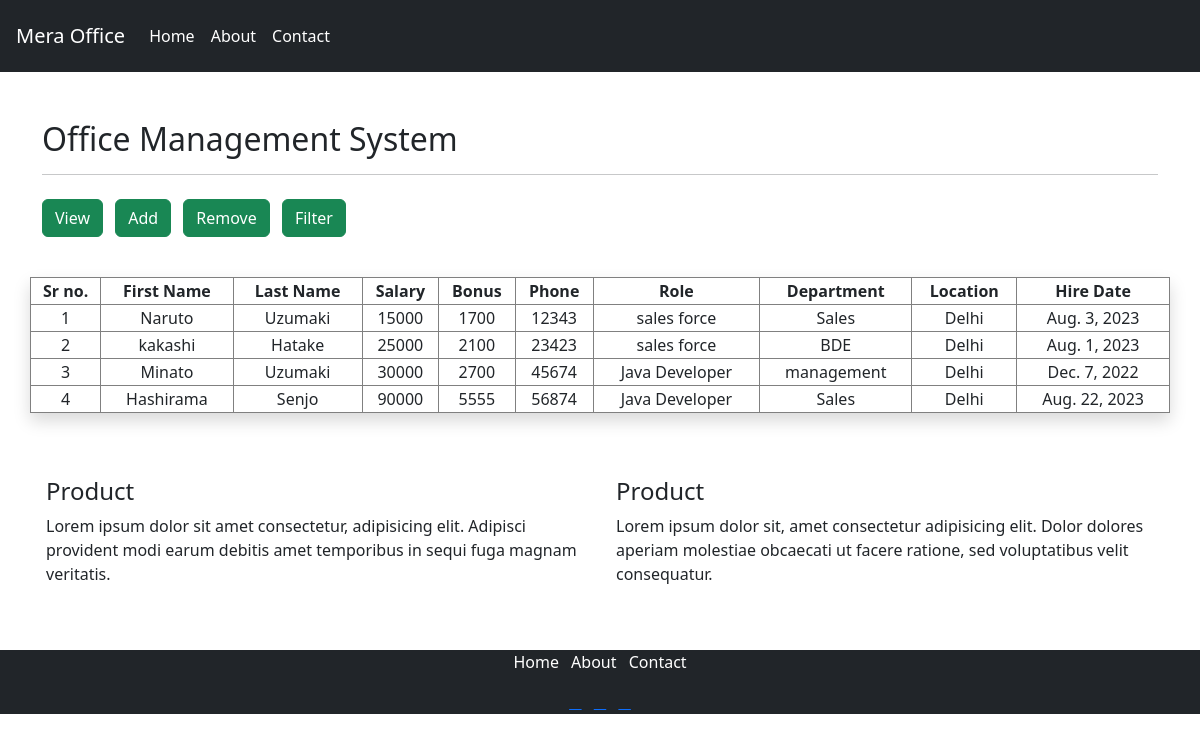
Page /all_emp/ on the committed database.
### emp_app/models.py (models this page shows, shortened)
class Employee(models.Model):
    dept=models.ForeignKey(Department,on_delete=models.CASCADE)
    role=models.ForeignKey(Role,on_delete=models.CASCADE)
    first_name=models.CharField(max_length=100,null=False)
    last_name=models.CharField(max_length=100)
    salary=models.IntegerField(default=0)
    bonus=models.IntegerField(default=0)
    phone=models.IntegerField(default=0)
    hire_date=models.DateField()

class Role(models.Model):
    name=models.CharField(max_length=100,null=False)

class Department(models.Model):
    name=models.CharField(max_length=100,null=False)
    location=models.CharField(max_length=100)

### emp_app/views.py (the view)
# urls.py: path('all_emp/',all_emp,name='all_emp'),
def all_emp(request):
    emp=Employee.objects.all()
    return render(request,'all_emp.html',{'emp':emp})

### templates/all_emp.html
{% extends "base.html" %}
{% block start %}
<div class="container mt-5">
    <div class="row">
        <div class="col">
            <h2>Office Management System</h2>
            <hr>
            <ul class=" list-inline social-icon">
                <li class="list-inline-item"><a class="btn btn-success mt-2" role="button" href="/">View</a></li>
                <li class="list-inline-item"><a class="btn btn-success mt-2" role="button" href="/">Add</a></li>
                <li class="list-inline-item"><a class="btn btn-success mt-2" role="button" href="/">Remove</a></li>
                <li class="list-inline-item"><a class="btn btn-success mt-2" role="button" href="/">Filter</a></li>
            </ul>
        </div>
    </div>
</div>
<table class="container table-bordered shadow text-center mt-4">
    <tr>
        <th>Sr no.</th>
        <th>First Name</th>
        <th>Last Name</th>
        <th>Salary</th>
        <th>Bonus</th>
        <th>Phone</th>
        <th>Role</th>
        <th>Department</th>
        <th>Location</th>
        <th>Hire Date</th>
    </tr>
    {% for n in emp %}
    <tr>
        <td>{{forloop.counter}}</td>
        <td>{{n.first_name}}</td>
        <td>{{n.last_name}}</td>
        <td>{{n.salary}}</td>
        <td>{{n.bonus}}</td>
        <td>{{n.phone}}</td>
        <td>{{n.role.name}}</td>
        <td>{{n.dept.name}}</td>
        <td>{{n.dept.location}}</td>
        <td>{{n.hire_date}}</td>
    </tr>
    {% endfor %}
</table>
{% endblock %}

### templates/base.html (shortened to what this page needs)
<!DOCTYPE html>
<html lang="en">
<head>
    <link rel="stylesheet" href="/static/css/bootstrap.min.css">
    <link rel="stylesheet" href="/static/css/font-awesome.min.css">
</head>
<body>
    <nav class="navbar navbar-expand-sm navbar-dark bg-dark p-3">
        <a class="navbar-brand" href="#">Mera Office</a>
        <div class="collapse navbar-collapse" id="collapsibleNavId">
            <ul class="navbar-nav me-auto mt-2 mt-lg-0">
                <li class="nav-item">
                    <a class="nav-link active" href="#" aria-current="page">Home </a>
                </li>
                <li class="nav-item">
                    <a class="nav-link active" href="#">About</a>
                </li>
                <li class="nav-item">
                    <a class="nav-link active" href="#">Contact</a>
                </li>
            </ul>
        </div>
    </nav>
    {% block start %}
    {% endblock %}
    <section class="mt-5">
        <div class="container ">
            <div class="row">
                <div class="col-6 p-3 ">
                    <h4>Product</h4>
                    <div>
                        Lorem ipsum dolor sit amet consectetur, adipisicing elit. Adipisci provident modi earum debitis amet temporibus in sequi fuga magnam veritatis.
                    </div>
                </div>
                <div class="col-6 p-3">
                    <h4>Product</h4>
                    <div>
                        Lorem ipsum dolor sit, amet consectetur adipisicing elit. Dolor dolores aperiam molestiae obcaecati ut facere ratione, sed voluptatibus velit consequatur.
                    </div>
                </div>
            </div>
        </div>
    </section>
    <footer class="container-fluid  text-center bg-dark text-white mt-5">
            <ul class="list-inline">
                <li class="list-inline-item">Home</li>
                <li class="list-inline-item">About</li>
                <li class="list-inline-item">Contact</li>
            </ul>
            <ul class=" list-inline social-icon">
                <li class="list-inline-item"><a href="" class="fa fa-facebook"></a></li>
                <li class="list-inline-item"><a href="" class="fa fa-linkedin"></a></li>
                <li class="list-inline-item"><a href="" class="fa fa-twitter"></a></li>
            </ul>
        </footer>
</body>
</html>

### rows in the picture
Employee: first_name "Naruto", last_name "Uzumaki", salary "15000", bonus "1700", phone "12343", role.name "sales force", dept.name "Sales", dept.location "Delhi", hire_date "Aug. 3, 2023"
Employee: first_name "kakashi", last_name "Hatake", salary "25000", bonus "2100", phone "23423", role.name "sales force", dept.name "BDE", dept.location "Delhi", hire_date "Aug. 1, 2023"
Employee: first_name "Minato", last_name "Uzumaki", salary "30000", bonus "2700", phone "45674", role.name "Java Developer", dept.name "management", dept.location "Delhi", hire_date "Dec. 7, 2022"
Employee: first_name "Hashirama", last_name "Senjo", salary "90000", bonus "5555", phone "56874", role.name "Java Developer", dept.name "Sales", dept.location "Delhi", hire_date "Aug. 22, 2023"
